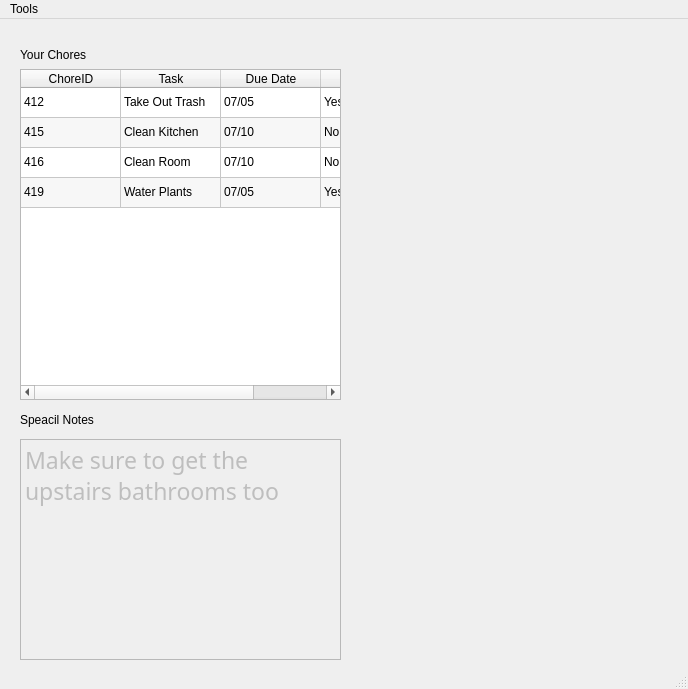
<?xml version="1.0" encoding="UTF-8"?>
<ui version="4.0">
 <class>MainWindow</class>
 <widget class="QMainWindow" name="MainWindow">
  <property name="geometry">
   <rect>
    <x>0</x>
    <y>0</y>
    <width>688</width>
    <height>689</height>
   </rect>
  </property>
  <property name="windowTitle">
   <string>Family Planner</string>
  </property>
  <widget class="QWidget" name="centralwidget">
   <widget class="QLabel" name="mainHeader">
    <property name="geometry">
     <rect>
      <x>20</x>
      <y>10</y>
      <width>321</width>
      <height>51</height>
     </rect>
    </property>
    <property name="text">
     <string>Your Chores</string>
    </property>
   </widget>
   <widget class="QLabel" name="notesHeader">
    <property name="geometry">
     <rect>
      <x>20</x>
      <y>380</y>
      <width>321</width>
      <height>41</height>
     </rect>
    </property>
    <property name="text">
     <string>Speacil Notes</string>
    </property>
   </widget>
   <widget class="QTableWidget" name="choreList">
    <property name="geometry">
     <rect>
      <x>20</x>
      <y>50</y>
      <width>321</width>
      <height>331</height>
     </rect>
    </property>
    <property name="tabKeyNavigation">
     <bool>true</bool>
    </property>
    <property name="showDropIndicator" stdset="0">
     <bool>true</bool>
    </property>
    <property name="alternatingRowColors">
     <bool>true</bool>
    </property>
    <property name="showGrid">
     <bool>true</bool>
    </property>
    <attribute name="verticalHeaderVisible">
     <bool>false</bool>
    </attribute>
    <row>
     <property name="text">
      <string>1</string>
     </property>
    </row>
    <row>
     <property name="text">
      <string>2</string>
     </property>
    </row>
    <row>
     <property name="text">
      <string>3</string>
     </property>
    </row>
    <row>
     <property name="text">
      <string>4</string>
     </property>
    </row>
    <column>
     <property name="text">
      <string>ChoreID</string>
     </property>
    </column>
    <column>
     <property name="text">
      <string>Task</string>
     </property>
    </column>
    <column>
     <property name="text">
      <string>Due Date</string>
     </property>
    </column>
    <column>
     <property name="text">
      <string>Completed</string>
     </property>
    </column>
    <item row="0" column="0">
     <property name="text">
      <string>412</string>
     </property>
    </item>
    <item row="0" column="1">
     <property name="text">
      <string>Take Out Trash</string>
     </property>
    </item>
    <item row="0" column="2">
     <property name="text">
      <string>07/05</string>
     </property>
    </item>
    <item row="0" column="3">
     <property name="text">
      <string>Yes</string>
     </property>
    </item>
    <item row="1" column="0">
     <property name="text">
      <string>415</string>
     </property>
    </item>
    <item row="1" column="1">
     <property name="text">
      <string>Clean Kitchen</string>
     </property>
    </item>
    <item row="1" column="2">
     <property name="text">
      <string>07/10</string>
     </property>
    </item>
    <item row="1" column="3">
     <property name="text">
      <string>No</string>
     </property>
    </item>
    <item row="2" column="0">
     <property name="text">
      <string>416</string>
     </property>
    </item>
    <item row="2" column="1">
     <property name="text">
      <string>Clean Room</string>
     </property>
    </item>
    <item row="2" column="2">
     <property name="text">
      <string>07/10</string>
     </property>
    </item>
    <item row="2" column="3">
     <property name="text">
      <string>No</string>
     </property>
    </item>
    <item row="3" column="0">
     <property name="text">
      <string>419</string>
     </property>
    </item>
    <item row="3" column="1">
     <property name="text">
      <string>Water Plants</string>
     </property>
    </item>
    <item row="3" column="2">
     <property name="text">
      <string>07/05</string>
     </property>
    </item>
    <item row="3" column="3">
     <property name="text">
      <string>Yes</string>
     </property>
    </item>
   </widget>
   <widget class="QTextEdit" name="notesDisplay">
    <property name="enabled">
     <bool>false</bool>
    </property>
    <property name="geometry">
     <rect>
      <x>20</x>
      <y>420</y>
      <width>321</width>
      <height>221</height>
     </rect>
    </property>
    <property name="font">
     <font>
      <family>Script</family>
      <pointsize>17</pointsize>
      <weight>50</weight>
      <italic>false</italic>
      <bold>false</bold>
     </font>
    </property>
    <property name="cursor" stdset="0">
     <cursorShape>ForbiddenCursor</cursorShape>
    </property>
    <property name="html">
     <string>&lt;!DOCTYPE HTML PUBLIC &quot;-//W3C//DTD HTML 4.0//EN&quot; &quot;http://www.w3.org/TR/REC-html40/strict.dtd&quot;&gt;
&lt;html&gt;&lt;head&gt;&lt;meta name=&quot;qrichtext&quot; content=&quot;1&quot; /&gt;&lt;style type=&quot;text/css&quot;&gt;
p, li { white-space: pre-wrap; }
&lt;/style&gt;&lt;/head&gt;&lt;body style=&quot; font-family:'Script'; font-size:17pt; font-weight:400; font-style:normal;&quot;&gt;
&lt;p style=&quot; margin-top:0px; margin-bottom:0px; margin-left:0px; margin-right:0px; -qt-block-indent:0; text-indent:0px;&quot;&gt;Make sure to get the upstairs bathrooms too&lt;/p&gt;&lt;/body&gt;&lt;/html&gt;</string>
    </property>
   </widget>
  </widget>
  <widget class="QMenuBar" name="menubar">
   <property name="geometry">
    <rect>
     <x>0</x>
     <y>0</y>
     <width>688</width>
     <height>26</height>
    </rect>
   </property>
   <widget class="QMenu" name="menuTools">
    <property name="title">
     <string>Tools</string>
    </property>
    <addaction name="showCalculator"/>
    <addaction name="enterAdmin"/>
   </widget>
   <addaction name="menuTools"/>
  </widget>
  <widget class="QStatusBar" name="statusbar"/>
  <action name="showCalculator">
   <property name="text">
    <string>Calculator</string>
   </property>
  </action>
  <action name="enterAdmin">
   <property name="text">
    <string>Enter Admin</string>
   </property>
  </action>
 </widget>
 <resources/>
 <connections/>
</ui>
